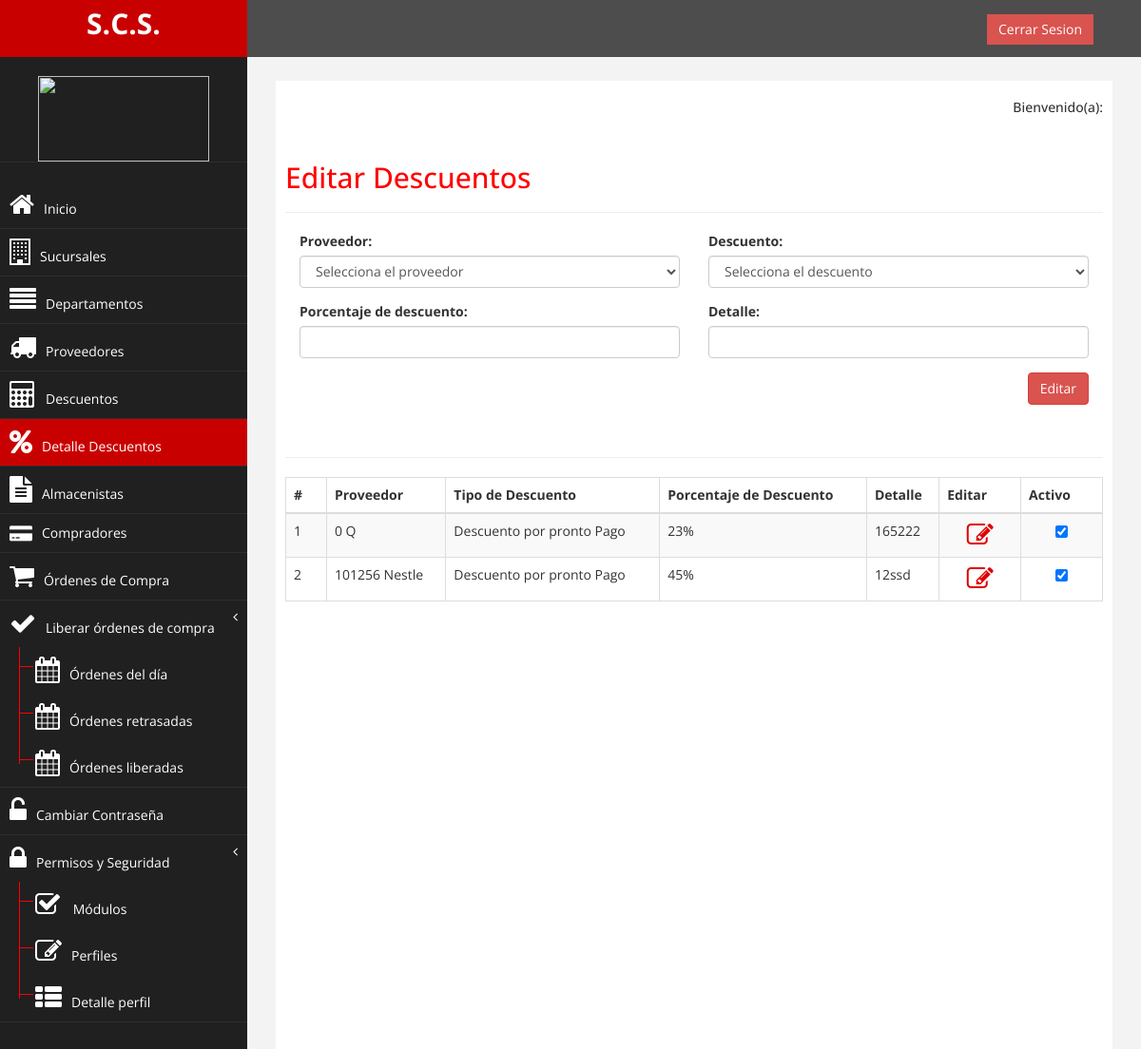
Page /detalle_descuentos/editar_detalle_perfil.php (signed in) on the committed database.
### tables this page shows
CREATE TABLE `detalle_descuento` (
  `id` int(11) NOT NULL AUTO_INCREMENT,
  `id_proveedor` int(11) DEFAULT NULL,
  `id_descuento` int(11) DEFAULT NULL,
  `descuento` text,
  `detalle` text,
  `fecha` date DEFAULT NULL,
  `hora` time DEFAULT NULL,
  `activo` int(11) DEFAULT NULL,
  `usuario` int(11) DEFAULT NULL,
  PRIMARY KEY (`id`)
);

CREATE TABLE `descuentos` (
  `id` int(11) NOT NULL AUTO_INCREMENT,
  `descuentos` text,
  `detalle` text,
  `fecha` date DEFAULT NULL,
  `hora` time DEFAULT NULL,
  `activo` int(11) DEFAULT NULL,
  `usuario` int(11) DEFAULT NULL,
  PRIMARY KEY (`id`)
);

### detalle_descuentos/editar_detalle_perfil.php (the view, shortened to what this page needs)
<?php
$nombre=$_SESSION["s_IdPersona"];
?>
<!DOCTYPE html>
<html xmlns="http://www.w3.org/1999/xhtml">
<head>
	<link rel="stylesheet" type="text/css" href="../assets/css/dataTables.bootstrap.min.css">
	<link rel="stylesheet" href="../assets/css/bootstrap.css"  />
	<link rel="stylesheet" href="../assets/css/font-awesome.css"  />
	<link rel="stylesheet" href="../assets/css/custom.css"  />
	<link rel="stylesheet" href="../assets/css/responsiveslides.css">
	<link rel="stylesheet" href="../assets/css/demo.css">
	<link rel="stylesheet" href="../assets/css/dataTables.bootstrap.min.css">
	<link rel="stylesheet" href="../assets/plugins/select2/select2.css" />
	<link rel="stylesheet" href="https://maxcdn.bootstrapcdn.com/font-awesome/4.6.1/css/font-awesome.min.css" />
		<link rel="stylesheet" href="../assets/css/personal.css">
</head>
<body>
	<div id="wrapper">
		<nav class="navbar navbar-default navbar-cls-top " role="navigation" style="margin-bottom: 0">
			<div class="navbar-header">
                <a class="navbar-brand" href="index.php">S.C.S.</a>
            </div>
            <div style="color: white; padding: 15px 50px 5px 50px; float: right; font-size: 16px;">  &nbsp; <a href="../login/cerrarsesion.php" class="btn btn-danger square-btn-adjust">Cerrar Sesion</a></div>
		</nav>
		<nav class="navbar-default navbar-side" role="navigation">
		<?php include ("menu.php"); ?>
		</nav>
		<div id="page-wrapper" >
			<div id="page-inner">
				<div class="row">
					<div class="col-md-12">
						<h5 align="right">Bienvenido(a): <b></b></h5><br>
						<h2>Editar Descuentos</h2>
						<hr>
                        <?php
							include '../configuracion/conexion.php';
							$id = $_GET["id"];
$qry = "SELECT  detalle_descuento.id, CONCAT(proveedores.numero_proveedor, ' ',proveedores.proveedor) AS nombreP, descuentos.descuentos, detalle_descuento.id_descuento, detalle_descuento.id_proveedor, detalle_descuento.descuento, detalle_descuento.detalle FROM detalle_descuento
	        INNER JOIN descuentos ON detalle_descuento.id_descuento = descuentos.id
					INNER JOIN proveedores On detalle_descuento.id_proveedor = proveedores.id
		WHERE detalle_descuento.id = '$id'";
							$consulta = mysqli_query($conexion, $qry);
							$otro=mysqli_fetch_row($consulta);
						?>
						<form  method="POST" id="formulario" action="actualizar_detalle_perfil.php ?>">
							<div class="form-group col-md-6">
								<label for="id_proveedor">Proveedor: </label>
								 <select  class="form-control" id="id_proveedor" name="id_proveedor" id="id_proveedor" >
                  					<option value="" disabled selected>Selecciona el proveedor</option>
                                  </select>
                            </div>
							<div class="form-group col-md-6">
								<label for="sucursal">Descuento: </label>
								 <select  class="form-control" id="id_descuento" name="id_descuento" id="perfil" >
                  					<option value="" disabled selected>Selecciona el descuento</option>
                                  </select>
							</div>
							<div class="form-group col-md-6">
								<label for="descuento">Porcentaje de descuento: </label>
								<input type="text" class="form-control" id="descuento" value="<?php echo $otro[5];?>" name="descuento">
							</div>
							<div class="form-group col-md-6">
								<label for="detalle">Detalle: </label>
								<input <textarea class="form-control" cols="12" id="detalle" value="<?php echo $otro[6];?>" name="detalle"> </textarea>
							</div>
							 <div  align="right" class="form-group col-md-12">
								<input type="submit" value="Editar" class="btn btn-danger">
						     </div>
						     <div class="row">
					<div class="col-lg-12">
						<br><hr>
						<?php include'tabla_detalle_perfil.php' ?>
					</div>
				</div>
						</form>

### detalle_descuentos/tabla_detalle_perfil.php (shortened to what this page needs)
<?php
include '../configuracion/conexion.php';
					$qry = "SELECT detalle_descuento.id, CONCAT(proveedores.numero_proveedor, ' ',proveedores.proveedor) AS nombreP, descuentos.descuentos, detalle_descuento.descuento, detalle_descuento.detalle ,detalle_descuento.activo  FROM detalle_descuento
	        INNER JOIN proveedores ON detalle_descuento.id_proveedor = proveedores.id
					INNER JOIN descuentos On detalle_descuento.id_descuento = descuentos.id";
	$consulta = mysqli_query($conexion, $qry);
 ?>
	<div class="table-responsive">
		<table id="example" class="table table-striped table-bordered" cellspacing="0" width="100%">
	        <thead>
	            <tr>
	                <th width="5%">#</th>
	                <th>Proveedor</th>
	                <th>Tipo de Descuento</th>
	                 <th>Porcentaje de Descuento</th>
	                <th>Detalle</th>
	                <th width="10%">Editar</th>
	                <th width="10%">Activo</th>
	            </tr>
	        </thead>
	        <tbody>
	        <?php
	        	while($row = mysqli_fetch_array($consulta))
				{	?>
					<tr>
						<td>
							<?php echo $row[0]; ?>
						</td>
						<td>
							<?php echo $row[1]; ?>
						</td>
						<td>
							<?php echo $row[2]; ?>
						</td>
						<td>
							<?php echo $row[3]; ?>
						</td>
							<td>
							<?php echo $row[4]; ?>
						</td>
						<td align="center">
							<a href="editar_detalle_perfil.php?id=<?php echo $row[0] ?>">
							  <i class="fa fa-pencil-square-o fa-2x color-icono" aria-hidden="true">
							  </i>
							</a>
						</td>
						<td align="center">
						<?php
						if ($row[5]==1) {
							$valor = "checked";
						}
						?>
							<?php echo "<input type='checkbox' id='status' $valor onclick='OnChangeCheckbox (this)' data-id='$row[0]'/>"; ?>
						</td>
					</tr>
				<?php
				}
				 ?>
	        </tbody>
		</table>

### assets/css/custom.css (style rules this page uses)
body { font-family: 'Open Sans', sans-serif; }
#wrapper { width: 100%; background:#202020; }
#page-wrapper { padding: 15px 15px; min-height: 600px; background:#F3F3F3; }
#page-inner { width:100%; margin:10px 20px 10px 0px; background-color:#fff!important; padding:10px; min-height:1200px; }
h2 { color: #f00; }
.square-btn-adjust { border: 0px solid transparent; -webkit-border-radius: 0px; -moz-border-radius: 0px; border-radius: 0px; }
.navbar-cls-top .navbar-brand { color: #fff; background: #C90000; width: 260px; text-align: center; height: 60px; font-size: 30px; font-weight: 700; }
.navbar-side { border:none; background-color: #202020; }
.navbar-cls-top { background:#4D4D4D; border-bottom:none; }
.navbar-default { border:0px solid black; }
.navbar-header { background: #A70303; }
@media (min-width:768px) { #page-wrapper { margin: 0 0 0 260px; padding: 15px 30px; min-height: 1200px; } }
@media (min-width:768px) { .navbar-side { z-index: 1; position: absolute; width: 260px; } }
@media (min-width:768px) { .navbar { border-radius: 0px; } }

### assets/css/demo.css (style rules this page uses)
* { margin: 0; padding: 0; }
a { color: #fff; text-decoration: none; }

### assets/css/personal.css (style rules this page uses)
.color-icono { color:#DF0101; }

### rows in the picture
detalle_descuento: id "1", row "0 Q", id_descuento.descuentos "Descuento por pronto Pago", descuento "23%", detalle "165222"
detalle_descuento: id "2", row "101256 Nestle", id_descuento.descuentos "Descuento por pronto Pago", descuento "45%", detalle "12ssd"
